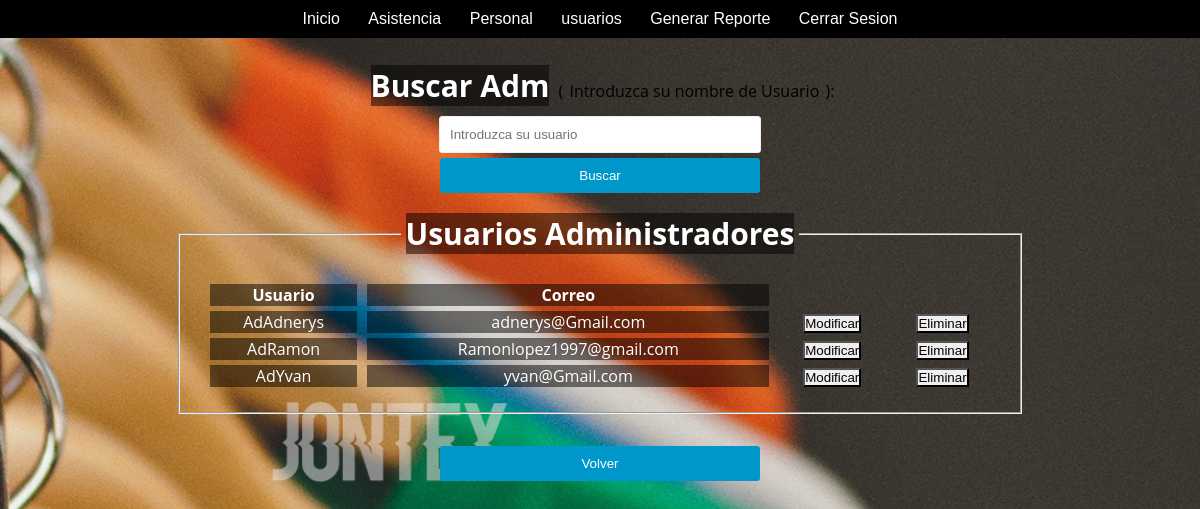
The app's page /Usuario/MostrarConsulta_E.php (signed in) with its own data.
### tables this page shows
CREATE TABLE `usuario_a` (
  `user` varchar(255) NOT NULL,
  `password` varchar(255) NOT NULL,
  `Correo` varchar(255) NOT NULL
);

### Usuario/MostrarConsulta_E.php (the view, shortened to what this page needs)
<div>
<div>
                 <br>
                 <form id="Buscar" action="BusquedaDetalladaAdm.php"  method="post">
                    <label for="cedula"> <h2 style='color:white; background-color:rgba(0,0,0,0.5);'>Buscar Adm</h2> (<span id="req-user" class="requisites <?php echo $user ?>"> Introduzca su nombre de Usuario </span>): <input  class="<?php echo $user ?>" value="" name="user" id="user" type="text" placeholder="Introduzca su usuario"> </label>
                    <button class="btn" type="submit">Buscar</button> </a>
                    </form>
                </div>
                <form  method="" action="">
                    <fieldset class="CFormulario"><legend><h2 style='color:white; background-color:rgba(0,0,0,0.5);'>Usuarios Administradores</h2></legend>
                    <table style="margin: auto; width: 800px; border-collapse: separate; border-spacing: 10px 5px;">
  		                <thead>
  		                	<th style='color:white; background-color:rgba(0,0,0,0.5);'>Usuario</th>
  		                	<th style='color:white; background-color:rgba(0,0,0,0.5);'>Correo</th>
  	                    </thead>
  		<?php
      $host_db = "localhost";
      $user_db = "root";
      $pass_db = "";
      $db_name = "control";
      $tbl_name2 = "usuario_a";
      $conexion = new mysqli($host_db, $user_db, $pass_db, $db_name);
      $buscarUsuario = "SELECT * FROM $tbl_name2";
      $result = $conexion->query($buscarUsuario);
      while($filas = mysqli_fetch_array($result))
      {
        echo "<tr>";
          echo "<td style='color:white; background-color:rgba(0,0,0,0.5);'>"; echo $filas['user']; echo "</td>";
          echo "<td style='color:white; background-color:rgba(0,0,0,0.5);'>"; echo $filas['Correo']; echo "</td>";
          echo "<td>  <a href='Actualizar.php?user=".$filas['user']."'> <button type='button' class='btn-Act'>Modificar</button> </a> </td>";
          echo "<td> <a href='../Conexiones/EliminarAdministrador.php?user=".$filas['user']."'><button type='button' class='btn-Act'>Eliminar</button></a> </td>";
        echo "</tr>";
      }
      ?>
  	</table>
                </fieldset>
                </form>
                <br>
                   <a href="MostrarConsulta.php"><button type="submit" class="btn">Volver</button></a>
</div>

### css/estilos.css (style rules this page uses)
* { margin:0px; padding:0px; background-size: cover; }
body { font-family: 'Roboto', sans-serif; text-align: center; font-family: 'Open Sans', sans-serif; font-size: 1em; overflow: hidden; background-size: cover; background-image: url(../images/jontex.png); background-position: center center; background-repeat: no-repeat; background-attachment: fixed; background-color: #66999; }
.CFormulario { display: inline-block; padding: 20px; margin: 5px; }
h2 { display: inline-block; color: solid black; font-size: 30px; text-align: left; margin: 5px; }
.header { margin:auto; font-family:Arial, Helvetica, sans-serif; background: black; }
ul, ol { list-style:none; }
.nav > li { object-position: right; display: inline-block; }
.nav li a { background-color:#000; color:#fff; text-decoration:none; padding:10px 12px; display:block; }
.btn { padding: 10px; color: #fff; background: #0098cb; width: 320px; margin: 10px auto; margin-top: 0; border: 0; border-radius: 3px; cursor: pointer; }
input[type="text"], input[type="password"],input[type="email"],input[type="date"] { outline: none; padding: 10px; display: block; width: 300px; border-radius: 3px; border: 1px solid #eee; margin: 5px auto; }
.requisites { padding: 0 2px 0 2px; }

### records on screen
usuario_a: user "AdAdnerys", Correo "adnerys@Gmail.com"
usuario_a: user "AdRamon", Correo "Ramonlopez1997@gmail.com"
usuario_a: user "AdYvan", Correo "yvan@Gmail.com"
